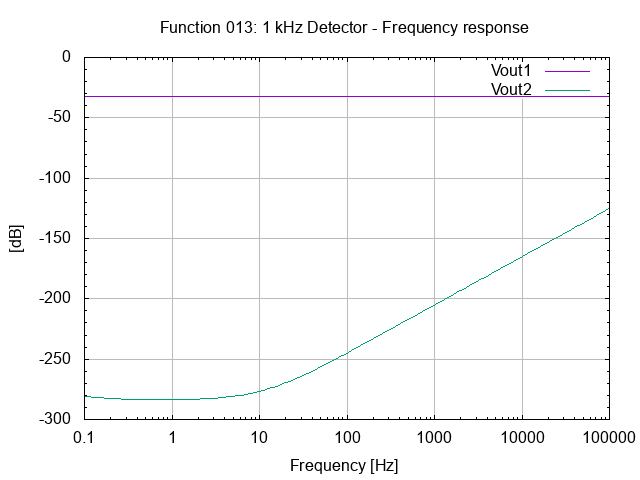

Here is the gnuplot script that generated this plot:
# setup terminal
set term png

# setup graph
set output "26.013.00.00.01.png"
set title "Function 013: 1 kHz Detector - Frequency response"

# setup Y-axis
set grid ytics lt 1 lw 1 lc rgb "#bbbbbb"
set mytics
set ylabel "[dB]"

#setup X-axis
set logscale x 10
set grid xtics lt 1 lw 1 lc rgb "#bbbbbb"
set xlabel "Frequency [Hz]"

# setup plot style
set style data lines
plot '26.013.00.00.01.dat' using 1:2 title "Vout1", \
     '26.013.00.00.01.dat' using 1:3 title "Vout2"

# set output back to default
set output

# reset terminal type
set terminal pop
